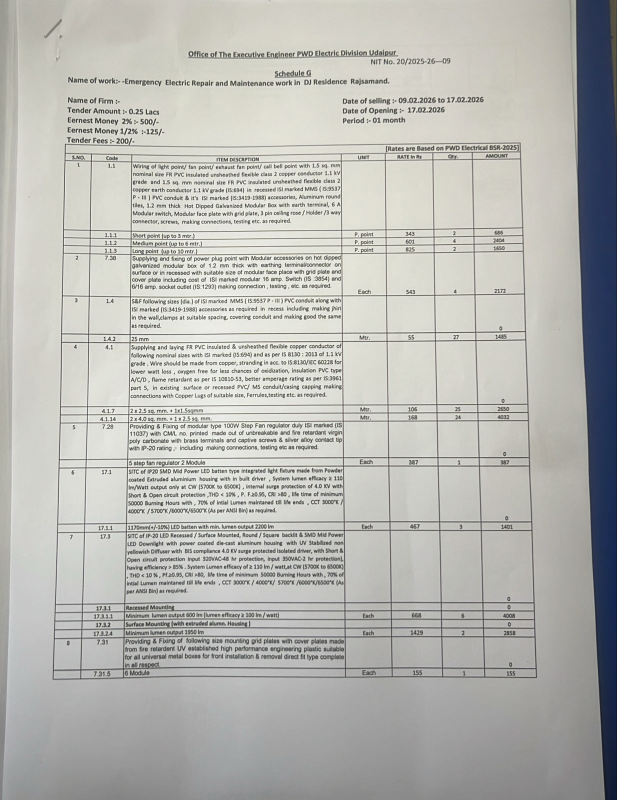
#> input picture INPUT_WORK_ORDER_IMAGES_TEXT/WhatsApp Image 2026-02-25 at 1.13.49 PM.jpeg, 1234 x 1600 px (shown at 1/2 size); its folder holds only this picture in this run
$ python image_quality_checker.py   (older library calls are emulated)
#> lines starting #> are read from the running program, lines starting #| are printed output that depends on the picture
#!/usr/bin/env python3
"""
Image Quality Checker - Week 5 Day 1
Comprehensive image quality assessment
"""
import cv2
import numpy as np
from dataclasses import dataclass
from typing import Tuple, Optional
from pathlib import Path


@dataclass
class QualityScore:
    """Image quality assessment result"""
    overall: float  # 0.0 to 1.0
    blur_score: float
    brightness_score: float
    contrast_score: float
    resolution_score: float
    skew_score: float

    width: int
    height: int
    blur_variance: float
    brightness_mean: float
    contrast_std: float
    skew_angle: float

    @property
    def level(self) -> str:
        """Get quality level"""
        if self.overall >= 0.9:
            return "EXCELLENT"
        elif self.overall >= 0.7:
            return "GOOD"
        elif self.overall >= 0.5:
            return "ACCEPTABLE"
        else:
            return "POOR"

    @property
    def action(self) -> str:
        """Get recommended action"""
        if self.overall >= 0.9:
            return "PROCESS_IMMEDIATELY"
        elif self.overall >= 0.7:
            return "PROCESS_WITH_CONFIDENCE"
        elif self.overall >= 0.5:
            return "ENHANCE_THEN_PROCESS"
        else:
            return "REJECT_OR_MANUAL_REVIEW"

    @property
    def issues(self) -> list:
        """Get list of quality issues"""
        issues = []
        if self.blur_score < 0.5:
            issues.append(f"Blurry (variance: {self.blur_variance:.1f})")
        if self.brightness_score < 0.5:
            issues.append(f"Poor brightness (mean: {self.brightness_mean:.1f})")
        if self.contrast_score < 0.5:
            issues.append(f"Low contrast (std: {self.contrast_std:.1f})")
        if self.resolution_score < 0.5:
            issues.append(f"Low resolution ({self.width}x{self.height})")
        if self.skew_score < 0.5:
            issues.append(f"Skewed (angle: {self.skew_angle:.1f}°)")
        return issues


class ImageQualityChecker:
    """Checks image quality for OCR suitability"""

    def __init__(
        self,
        min_width: int = 800,
        min_height: int = 600,
        blur_threshold: float = 100.0,
        min_brightness: float = 50.0,
        max_brightness: float = 200.0,
        min_contrast: float = 30.0,
        max_skew_angle: float = 5.0
    ):
        self.min_width = min_width
        self.min_height = min_height
        self.blur_threshold = blur_threshold
        self.min_brightness = min_brightness
        self.max_brightness = max_brightness
        self.min_contrast = min_contrast
        self.max_skew_angle = max_skew_angle

    def check_quality(self, image_path: str) -> QualityScore:
        """Comprehensive quality check"""
        # Load image
        image = cv2.imread(image_path)
#> image is the input picture: shape (1600, 1234, 3); mean B, G, R 179, 183.1, 182.9
        if image is None:
            raise ValueError(f"Cannot load image: {image_path}")

        # Get dimensions
        height, width = image.shape[:2]

        # Convert to grayscale for analysis
        gray = cv2.cvtColor(image, cv2.COLOR_BGR2GRAY)
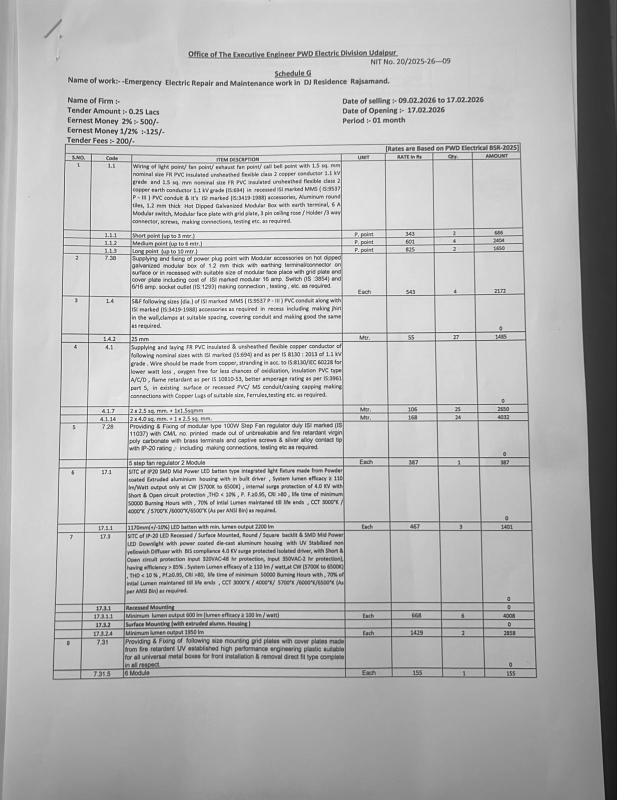
#> gray: shape (1600, 1234) (shown at 1/2 size); min 13, max 255, mean 182.6

        # Check blur
        blur_variance = self._check_blur(gray)
#> in _check_blur, `laplacian = cv2.Laplacian(gray, cv2.CV_64F)`:
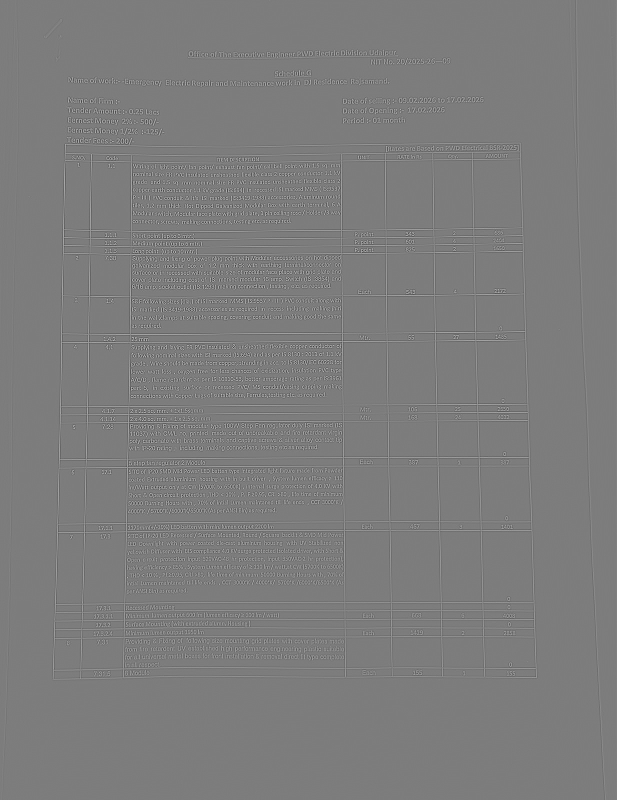
#> laplacian: shape (1600, 1234) float64 (shown at 1/2 size); min -374, max 391, mean 0; drawn with min black and max white
#> in _check_blur, `variance = laplacian.var()`: variance = 1618.9
#> blur_variance = 1618.9
        blur_score = self._score_blur(blur_variance)
#> blur_score = 1

        # Check brightness
        brightness_mean = self._check_brightness(gray)
#> brightness_mean = 182.6
        brightness_score = self._score_brightness(brightness_mean)
#> brightness_score = 1

        # Check contrast
        contrast_std = self._check_contrast(gray)
#> contrast_std = 45.08
        contrast_score = self._score_contrast(contrast_std)
#> contrast_score = 0.851

        # Check resolution
        resolution_score = self._score_resolution(width, height)

        # Check skew
        skew_angle = self._check_skew(gray)
        skew_score = self._score_skew(skew_angle)

        # Calculate overall score (weighted average)
        overall = (
            blur_score * 0.4 +
            brightness_score * 0.2 +
            contrast_score * 0.2 +
            resolution_score * 0.1 +
            skew_score * 0.1
        )

        return QualityScore(
            overall=overall,
            blur_score=blur_score,
            brightness_score=brightness_score,
            contrast_score=contrast_score,
            resolution_score=resolution_score,
            skew_score=skew_score,
            width=width,
            height=height,
            blur_variance=blur_variance,
            brightness_mean=brightness_mean,
            contrast_std=contrast_std,
            skew_angle=skew_angle
        )

    def _check_blur(self, gray: np.ndarray) -> float:
        """Check blur using Laplacian variance"""
        laplacian = cv2.Laplacian(gray, cv2.CV_64F)
        variance = laplacian.var()
        return variance

    def _score_blur(self, variance: float) -> float:
        """Score blur (higher variance = sharper)"""
        if variance >= self.blur_threshold * 2:
            return 1.0
        elif variance >= self.blur_threshold:
            return 0.7 + (variance - self.blur_threshold) / (self.blur_threshold * 2) * 0.3
        elif variance >= self.blur_threshold * 0.5:
            return 0.5 + (variance - self.blur_threshold * 0.5) / (self.blur_threshold * 0.5) * 0.2
        else:
            return variance / (self.blur_threshold * 0.5) * 0.5

    def _check_brightness(self, gray: np.ndarray) -> float:
        """Check brightness (mean pixel value)"""
        return gray.mean()

    def _score_brightness(self, mean: float) -> float:
        """Score brightness"""
        if self.min_brightness <= mean <= self.max_brightness:
            # Optimal range
            return 1.0
        elif mean < self.min_brightness:
            # Too dark
            return max(0.0, mean / self.min_brightness)
        else:
            # Too bright
            return max(0.0, 1.0 - (mean - self.max_brightness) / (255 - self.max_brightness))

    def _check_contrast(self, gray: np.ndarray) -> float:
        """Check contrast (standard deviation)"""
        return gray.std()

    def _score_contrast(self, std: float) -> float:
        """Score contrast"""
        if std >= self.min_contrast * 2:
            return 1.0
        elif std >= self.min_contrast:
            return 0.7 + (std - self.min_contrast) / self.min_contrast * 0.3
        else:
            return std / self.min_contrast * 0.7

    def _score_resolution(self, width: int, height: int) -> float:
        """Score resolution"""
        if width >= self.min_width * 1.5 and height >= self.min_height * 1.5:
            return 1.0
        elif width >= self.min_width and height >= self.min_height:
            return 0.8
        elif width >= self.min_width * 0.8 and height >= self.min_height * 0.8:
            return 0.5
        else:
            return 0.2

    def _check_skew(self, gray: np.ndarray) -> float:
        """Check skew angle (simplified)"""
        # This is a simplified skew detection
        # For production, use more sophisticated methods
        edges = cv2.Canny(gray, 50, 150, apertureSize=3)
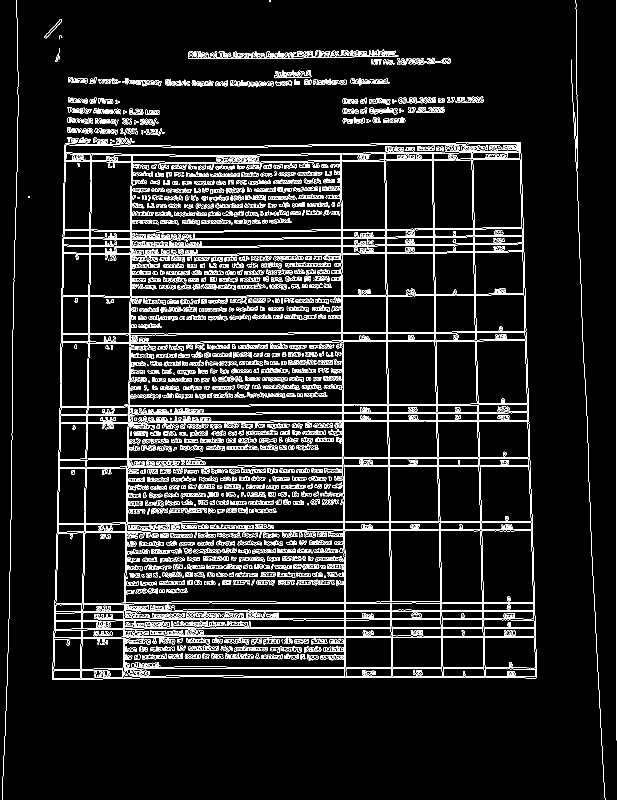
#> edges: shape (1600, 1234) (shown at 1/2 size); 8% white in thin lines or dots
        lines = cv2.HoughLines(edges, 1, np.pi/180, 100)

        if lines is None:
            return 0.0

        angles = []
        for line in lines[:10]:  # Check first 10 lines
            rho, theta = line[0]
            angle = np.degrees(theta) - 90
            if abs(angle) < 45:  # Only consider near-horizontal lines
                angles.append(angle)
#> this loop made 10 passes
#> (rho, theta, angle) on passes 1 to 8: (1232, 0, -90), (1206, 1.57, 0), (1222, 1.57, 0), (1237, 1.57, 0), (933, 1.57, 0), (-860, 3.12, 89), (1220, 1.57, 0), (-762, 3.12, 89)
#> after the loop, angles = [0, 0, 0, 0, 0, 0, 0]
#> in check_quality, `skew_angle = self._check_skew(gray)`: skew_angle = 0

        if not angles:
            return 0.0

        # Return median angle
        return float(np.median(angles))

    def _score_skew(self, angle: float) -> float:
        """Score skew"""
#> called with angle = 0
        abs_angle = abs(angle)
#> abs_angle = 0
        if abs_angle <= 1.0:
            return 1.0
        elif abs_angle <= self.max_skew_angle:
            return 0.7 + (self.max_skew_angle - abs_angle) / self.max_skew_angle * 0.3
        elif abs_angle <= self.max_skew_angle * 2:
            return 0.5
        else:
            return 0.3


if __name__ == '__main__':
    # Test the quality checker
    print("\n" + "="*80)
    print("IMAGE QUALITY CHECKER TEST - WEEK 5 DAY 1")
    print("="*80)

    checker = ImageQualityChecker()

    # Test with sample images
    test_folder = Path("INPUT_WORK_ORDER_IMAGES_TEXT")
    if test_folder.exists():
        images = list(test_folder.glob("*.jpg")) + list(test_folder.glob("*.jpeg"))

        if images:
            print(f"\nTesting {len(images)} images...")
            print("-" * 80)

            for i, image_path in enumerate(images[:3], 1):  # Test first 3
                print(f"\n{i}. {image_path.name}")
                print("-" * 80)

                try:
                    score = checker.check_quality(str(image_path))
#> in check_quality, `skew_score = self._score_skew(skew_angle)`: skew_score = 1
#> in check_quality, `overall = ( blur_score * 0.4 + brightness_score * 0.2 + contrast_score..`: overall = 0.97

                    print(f"Overall Score: {score.overall:.2f} ({score.level})")
#| Overall Score: 0.97 (EXCELLENT)
                    print(f"Action: {score.action}")
#| Action: PROCESS_IMMEDIATELY
                    print(f"\nComponent Scores:")
                    print(f"  Blur:       {score.blur_score:.2f} (variance: {score.blur_variance:.1f})")
#|   Blur:       1.00 (variance: 1618.9)
                    print(f"  Brightness: {score.brightness_score:.2f} (mean: {score.brightness_mean:.1f})")
#|   Brightness: 1.00 (mean: 182.6)
                    print(f"  Contrast:   {score.contrast_score:.2f} (std: {score.contrast_std:.1f})")
#|   Contrast:   0.85 (std: 45.1)
                    print(f"  Resolution: {score.resolution_score:.2f} ({score.width}x{score.height})")
#|   Resolution: 1.00 (1234x1600)
                    print(f"  Skew:       {score.skew_score:.2f} (angle: {score.skew_angle:.1f}°)")
#|   Skew:       1.00 (angle: 0.0°)

                    if score.issues:
                        print(f"\nIssues:")
                        for issue in score.issues:
                            print(f"  - {issue}")

                except Exception as e:
                    print(f"Error: {e}")
        else:
            print("\nNo images found in test folder")
    else:
        print(f"\nTest folder not found: {test_folder}")

    print("\n" + "="*80)
    print("IMAGE QUALITY CHECKER: OPERATIONAL")
    print("="*80 + "\n")

$ run again, on INPUT_WORK_ORDER_IMAGES_TEXT/WhatsApp Image 2026-02-25 at 1.15.19 PM.jpeg
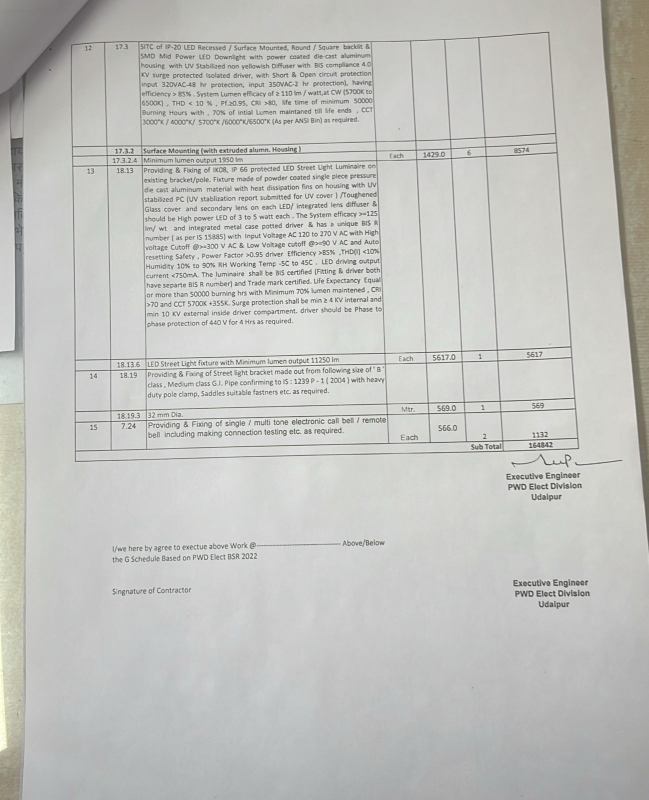
#> input picture INPUT_WORK_ORDER_IMAGES_TEXT/WhatsApp Image 2026-02-25 at 1.15.19 PM.jpeg, 1297 x 1600 px (shown at 1/2 size)
#> in check_quality, image is the input picture: shape (1600, 1297, 3); mean B, G, R 191.1, 194.4, 193.9
#> variance = 652.4
#> blur_score = 1
#> brightness_mean = 193.9
#> brightness_score = 1
#> contrast_std = 25.81
#> contrast_score = 0.602
#> in _check_skew, `edges = cv2.Canny(gray, 50, 150, apertureSize=3)`:
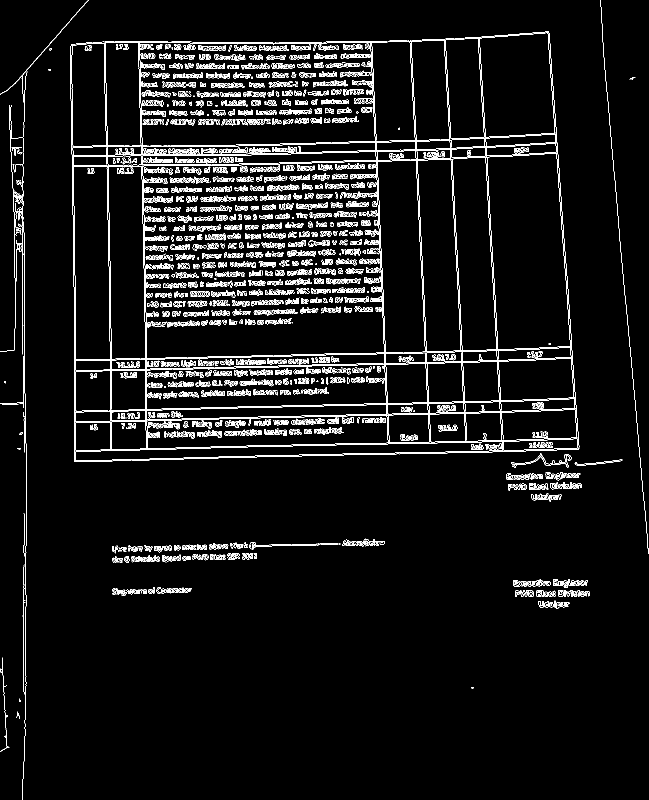
#> edges: shape (1600, 1297) (shown at 1/2 size); 5.3% white in thin lines or dots
#> the loop in _check_skew, `for line in lines[:10]:` made 10 passes
#> (rho, theta, angle) on passes 1 to 8: (-886, 3.09, 87), (-208, 3.12, 89), (316, 1.55, -1), (-278, 3.12, 89), (-814, 3.09, 87), (-138, 3.12, 89), (-1193, 3.05, 85), (347, 1.54, -2)
#> after the loop in _check_skew, `for line in lines[:10]:`: angles = [-1, -2, -1]
#> skew_angle = -1
#> abs_angle = 1
#> overall = 0.92
#| Overall Score: 0.92 (EXCELLENT)
#| Action: PROCESS_IMMEDIATELY
#|   Blur:       1.00 (variance: 652.4)
#|   Brightness: 1.00 (mean: 193.9)
#|   Contrast:   0.60 (std: 25.8)
#|   Resolution: 1.00 (1297x1600)
#|   Skew:       1.00 (angle: -1.0°)

$ run again, on INPUT_WORK_ORDER_IMAGES_TEXT/WhatsApp Image 2026-02-25 at 1.14.08 PM.jpeg
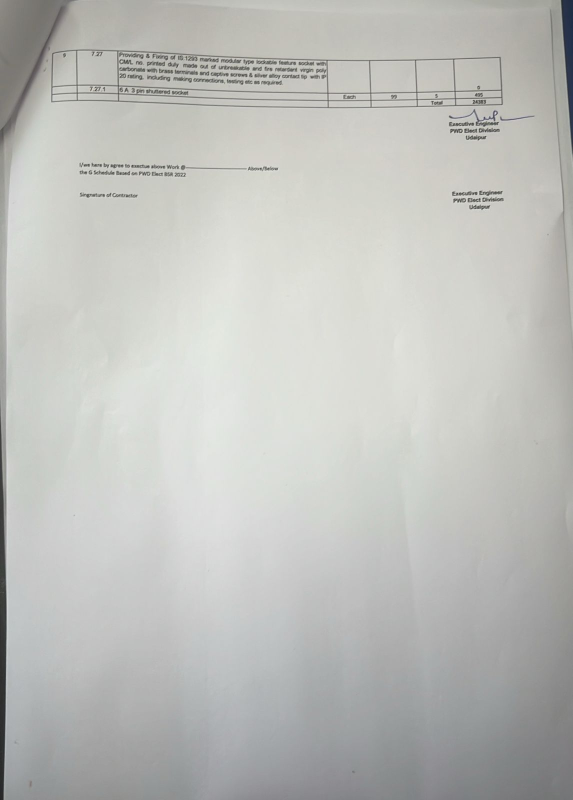
#> input picture INPUT_WORK_ORDER_IMAGES_TEXT/WhatsApp Image 2026-02-25 at 1.14.08 PM.jpeg, 1145 x 1600 px (shown at 1/2 size)
#> in check_quality, image is the input picture: shape (1600, 1145, 3); mean B, G, R 188.1, 191.6, 190.6
#> variance = 74.71
#> blur_score = 0.599
#> brightness_mean = 191
#> brightness_score = 1
#> contrast_std = 27.78
#> contrast_score = 0.648
#> in _check_skew, `edges = cv2.Canny(gray, 50, 150, apertureSize=3)`:
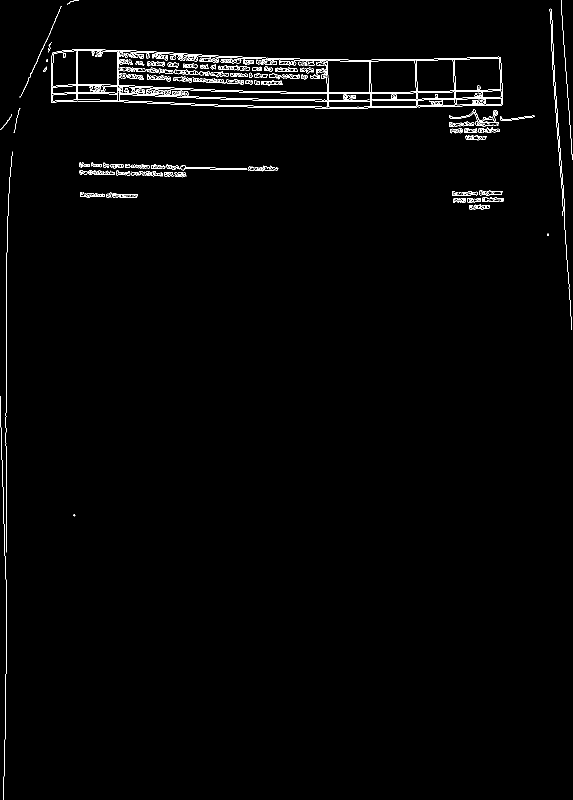
#> edges: shape (1600, 1145) (shown at 1/2 size); 1.2% white in thin lines or dots
#> lines = 430 rows, first 8: [12, 0], [164, 1.61], [185, 1.57], [107, 1.59], [188, 1.59], [157, 1.62], [133, 1.55], [148, 1.54]
#> the loop in _check_skew, `for line in lines[:10]:` made 10 passes
#> (rho, theta, angle) on passes 1 to 8: (12, 0, -90), (164, 1.61, 2), (185, 1.57, 0), (107, 1.59, 1), (188, 1.59, 1), (157, 1.62, 3), (133, 1.55, -1), (148, 1.54, -2)
#> after the loop in _check_skew, `for line in lines[:10]:`: angles = [2, 0, 1, 1, 3, -1, -2, 0, 2]
#> skew_angle = 1
#> overall = 0.749
#| Overall Score: 0.75 (GOOD)
#| Action: PROCESS_WITH_CONFIDENCE
#|   Blur:       0.60 (variance: 74.7)
#|   Brightness: 1.00 (mean: 191.0)
#|   Contrast:   0.65 (std: 27.8)
#|   Resolution: 0.80 (1145x1600)
#|   Skew:       1.00 (angle: 1.0°)

$ run again, on INPUT_WORK_ORDER_IMAGES_TEXT/WhatsApp Image 2026-02-25 at 1.14.51 PM.jpeg
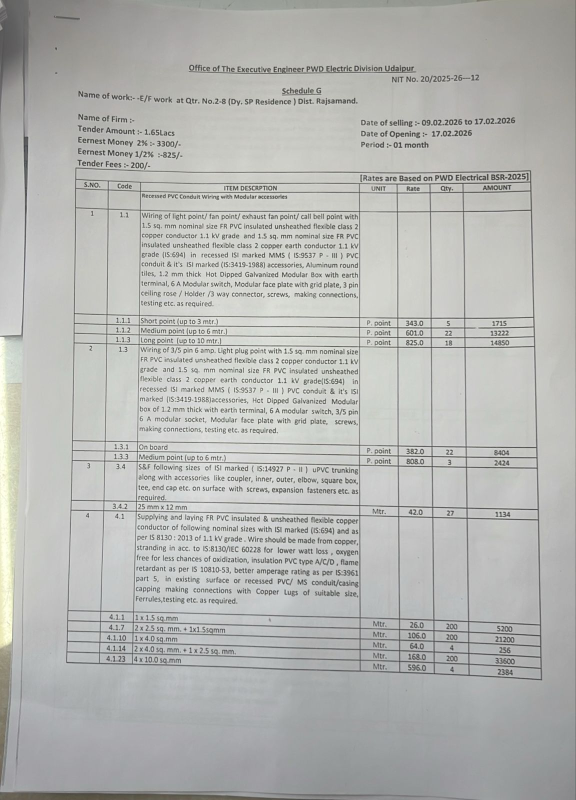
#> input picture INPUT_WORK_ORDER_IMAGES_TEXT/WhatsApp Image 2026-02-25 at 1.14.51 PM.jpeg, 1151 x 1600 px (shown at 1/2 size)
#> in check_quality, image is the input picture: shape (1600, 1151, 3); mean B, G, R 179.3, 182.1, 181
#> variance = 995.4
#> blur_score = 1
#> brightness_mean = 181.5
#> brightness_score = 1
#> contrast_std = 29.09
#> contrast_score = 0.679
#> in _check_skew, `edges = cv2.Canny(gray, 50, 150, apertureSize=3)`:
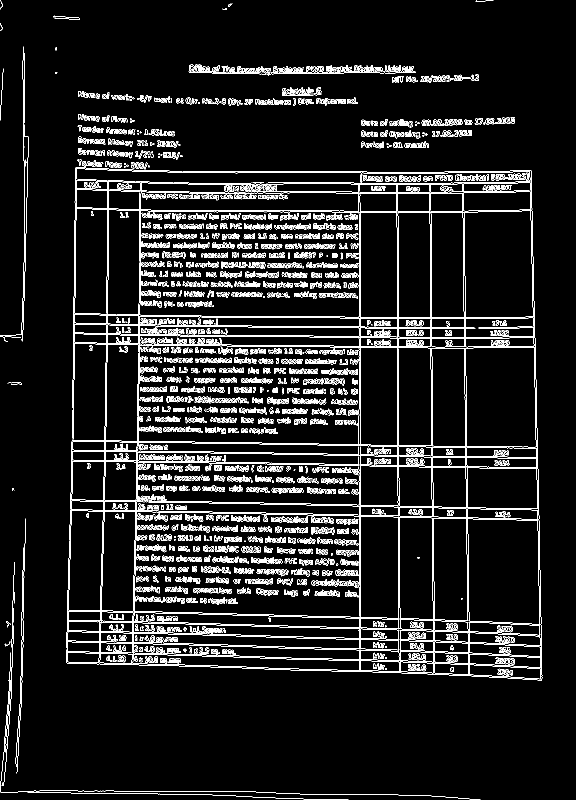
#> edges: shape (1600, 1151) (shown at 1/2 size); 7.5% white in thin lines or dots
#> the loop in _check_skew, `for line in lines[:10]:` made 10 passes
#> (rho, theta, angle) on passes 1 to 8: (720, 0, -90), (718, 0, -90), (896, 1.59, 1), (898, 1.59, 1), (916, 1.59, 1), (289, 0.0175, -89), (224, 0.0175, -89), (1018, 1.59, 1)
#> after the loop in _check_skew, `for line in lines[:10]:`: angles = [1, 1, 1, 1, 1, 1]
#> skew_angle = 1
#> overall = 0.916
#| Overall Score: 0.92 (EXCELLENT)
#| Action: PROCESS_IMMEDIATELY
#|   Blur:       1.00 (variance: 995.4)
#|   Brightness: 1.00 (mean: 181.5)
#|   Contrast:   0.68 (std: 29.1)
#|   Resolution: 0.80 (1151x1600)
#|   Skew:       1.00 (angle: 1.0°)
